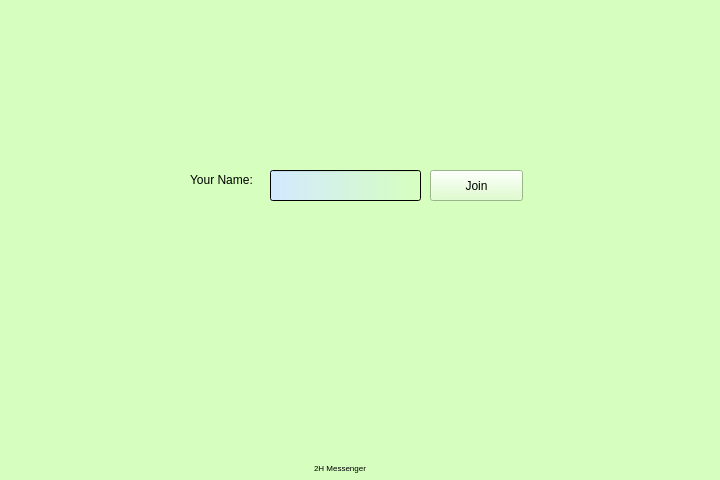
<?xml version="1.0" encoding="UTF-8"?>
<ui version="4.0">
 <class>FPBackground</class>
 <widget class="QMainWindow" name="FPBackground">
  <property name="enabled">
   <bool>true</bool>
  </property>
  <property name="geometry">
   <rect>
    <x>0</x>
    <y>0</y>
    <width>720</width>
    <height>480</height>
   </rect>
  </property>
  <property name="palette">
   <palette>
    <active>
     <colorrole role="WindowText">
      <brush brushstyle="SolidPattern">
       <color alpha="255">
        <red>0</red>
        <green>0</green>
        <blue>0</blue>
       </color>
      </brush>
     </colorrole>
     <colorrole role="Button">
      <brush brushstyle="SolidPattern">
       <color alpha="255">
        <red>214</red>
        <green>255</green>
        <blue>191</blue>
       </color>
      </brush>
     </colorrole>
     <colorrole role="Light">
      <brush brushstyle="SolidPattern">
       <color alpha="255">
        <red>255</red>
        <green>255</green>
        <blue>255</blue>
       </color>
      </brush>
     </colorrole>
     <colorrole role="Midlight">
      <brush brushstyle="SolidPattern">
       <color alpha="255">
        <red>234</red>
        <green>255</green>
        <blue>223</blue>
       </color>
      </brush>
     </colorrole>
     <colorrole role="Dark">
      <brush brushstyle="SolidPattern">
       <color alpha="255">
        <red>107</red>
        <green>127</green>
        <blue>95</blue>
       </color>
      </brush>
     </colorrole>
     <colorrole role="Mid">
      <brush brushstyle="SolidPattern">
       <color alpha="255">
        <red>143</red>
        <green>170</green>
        <blue>127</blue>
       </color>
      </brush>
     </colorrole>
     <colorrole role="Text">
      <brush brushstyle="SolidPattern">
       <color alpha="255">
        <red>0</red>
        <green>0</green>
        <blue>0</blue>
       </color>
      </brush>
     </colorrole>
     <colorrole role="BrightText">
      <brush brushstyle="SolidPattern">
       <color alpha="255">
        <red>255</red>
        <green>255</green>
        <blue>255</blue>
       </color>
      </brush>
     </colorrole>
     <colorrole role="ButtonText">
      <brush brushstyle="SolidPattern">
       <color alpha="255">
        <red>0</red>
        <green>0</green>
        <blue>0</blue>
       </color>
      </brush>
     </colorrole>
     <colorrole role="Base">
      <brush brushstyle="SolidPattern">
       <color alpha="255">
        <red>255</red>
        <green>255</green>
        <blue>255</blue>
       </color>
      </brush>
     </colorrole>
     <colorrole role="Window">
      <brush brushstyle="SolidPattern">
       <color alpha="255">
        <red>214</red>
        <green>255</green>
        <blue>191</blue>
       </color>
      </brush>
     </colorrole>
     <colorrole role="Shadow">
      <brush brushstyle="SolidPattern">
       <color alpha="255">
        <red>0</red>
        <green>0</green>
        <blue>0</blue>
       </color>
      </brush>
     </colorrole>
     <colorrole role="AlternateBase">
      <brush brushstyle="SolidPattern">
       <color alpha="255">
        <red>234</red>
        <green>255</green>
        <blue>223</blue>
       </color>
      </brush>
     </colorrole>
     <colorrole role="ToolTipBase">
      <brush brushstyle="SolidPattern">
       <color alpha="255">
        <red>255</red>
        <green>255</green>
        <blue>220</blue>
       </color>
      </brush>
     </colorrole>
     <colorrole role="ToolTipText">
      <brush brushstyle="SolidPattern">
       <color alpha="255">
        <red>0</red>
        <green>0</green>
        <blue>0</blue>
       </color>
      </brush>
     </colorrole>
    </active>
    <inactive>
     <colorrole role="WindowText">
      <brush brushstyle="SolidPattern">
       <color alpha="255">
        <red>0</red>
        <green>0</green>
        <blue>0</blue>
       </color>
      </brush>
     </colorrole>
     <colorrole role="Button">
      <brush brushstyle="SolidPattern">
       <color alpha="255">
        <red>214</red>
        <green>255</green>
        <blue>191</blue>
       </color>
      </brush>
     </colorrole>
     <colorrole role="Light">
      <brush brushstyle="SolidPattern">
       <color alpha="255">
        <red>255</red>
        <green>255</green>
        <blue>255</blue>
       </color>
      </brush>
     </colorrole>
     <colorrole role="Midlight">
      <brush brushstyle="SolidPattern">
       <color alpha="255">
        <red>234</red>
        <green>255</green>
        <blue>223</blue>
       </color>
      </brush>
     </colorrole>
     <colorrole role="Dark">
      <brush brushstyle="SolidPattern">
       <color alpha="255">
        <red>107</red>
        <green>127</green>
        <blue>95</blue>
       </color>
      </brush>
     </colorrole>
     <colorrole role="Mid">
      <brush brushstyle="SolidPattern">
       <color alpha="255">
        <red>143</red>
        <green>170</green>
        <blue>127</blue>
       </color>
      </brush>
     </colorrole>
     <colorrole role="Text">
      <brush brushstyle="SolidPattern">
       <color alpha="255">
        <red>0</red>
        <green>0</green>
        <blue>0</blue>
       </color>
      </brush>
     </colorrole>
     <colorrole role="BrightText">
      <brush brushstyle="SolidPattern">
       <color alpha="255">
        <red>255</red>
        <green>255</green>
        <blue>255</blue>
       </color>
      </brush>
     </colorrole>
     <colorrole role="ButtonText">
      <brush brushstyle="SolidPattern">
       <color alpha="255">
        <red>0</red>
        <green>0</green>
        <blue>0</blue>
       </color>
      </brush>
     </colorrole>
     <colorrole role="Base">
      <brush brushstyle="SolidPattern">
       <color alpha="255">
        <red>255</red>
        <green>255</green>
        <blue>255</blue>
       </color>
      </brush>
     </colorrole>
     <colorrole role="Window">
      <brush brushstyle="SolidPattern">
       <color alpha="255">
        <red>214</red>
        <green>255</green>
        <blue>191</blue>
       </color>
      </brush>
     </colorrole>
     <colorrole role="Shadow">
      <brush brushstyle="SolidPattern">
       <color alpha="255">
        <red>0</red>
        <green>0</green>
        <blue>0</blue>
       </color>
      </brush>
     </colorrole>
     <colorrole role="AlternateBase">
      <brush brushstyle="SolidPattern">
       <color alpha="255">
        <red>234</red>
        <green>255</green>
        <blue>223</blue>
       </color>
      </brush>
     </colorrole>
     <colorrole role="ToolTipBase">
      <brush brushstyle="SolidPattern">
       <color alpha="255">
        <red>255</red>
        <green>255</green>
        <blue>220</blue>
       </color>
      </brush>
     </colorrole>
     <colorrole role="ToolTipText">
      <brush brushstyle="SolidPattern">
       <color alpha="255">
        <red>0</red>
        <green>0</green>
        <blue>0</blue>
       </color>
      </brush>
     </colorrole>
    </inactive>
    <disabled>
     <colorrole role="WindowText">
      <brush brushstyle="SolidPattern">
       <color alpha="255">
        <red>107</red>
        <green>127</green>
        <blue>95</blue>
       </color>
      </brush>
     </colorrole>
     <colorrole role="Button">
      <brush brushstyle="SolidPattern">
       <color alpha="255">
        <red>214</red>
        <green>255</green>
        <blue>191</blue>
       </color>
      </brush>
     </colorrole>
     <colorrole role="Light">
      <brush brushstyle="SolidPattern">
       <color alpha="255">
        <red>255</red>
        <green>255</green>
        <blue>255</blue>
       </color>
      </brush>
     </colorrole>
     <colorrole role="Midlight">
      <brush brushstyle="SolidPattern">
       <color alpha="255">
        <red>234</red>
        <green>255</green>
        <blue>223</blue>
       </color>
      </brush>
     </colorrole>
     <colorrole role="Dark">
      <brush brushstyle="SolidPattern">
       <color alpha="255">
        <red>107</red>
        <green>127</green>
        <blue>95</blue>
       </color>
      </brush>
     </colorrole>
     <colorrole role="Mid">
      <brush brushstyle="SolidPattern">
       <color alpha="255">
        <red>143</red>
        <green>170</green>
        <blue>127</blue>
       </color>
      </brush>
     </colorrole>
     <colorrole role="Text">
      <brush brushstyle="SolidPattern">
       <color alpha="255">
        <red>107</red>
        <green>127</green>
        <blue>95</blue>
       </color>
      </brush>
     </colorrole>
     <colorrole role="BrightText">
      <brush brushstyle="SolidPattern">
       <color alpha="255">
        <red>255</red>
        <green>255</green>
        <blue>255</blue>
       </color>
      </brush>
     </colorrole>
     <colorrole role="ButtonText">
      <brush brushstyle="SolidPattern">
       <color alpha="255">
        <red>107</red>
        <green>127</green>
        <blue>95</blue>
       </color>
      </brush>
     </colorrole>
     <colorrole role="Base">
      <brush brushstyle="SolidPattern">
       <color alpha="255">
        <red>214</red>
        <green>255</green>
        <blue>191</blue>
       </color>
      </brush>
     </colorrole>
     <colorrole role="Window">
      <brush brushstyle="SolidPattern">
       <color alpha="255">
        <red>214</red>
        <green>255</green>
        <blue>191</blue>
       </color>
      </brush>
     </colorrole>
     <colorrole role="Shadow">
      <brush brushstyle="SolidPattern">
       <color alpha="255">
        <red>0</red>
        <green>0</green>
        <blue>0</blue>
       </color>
      </brush>
     </colorrole>
     <colorrole role="AlternateBase">
      <brush brushstyle="SolidPattern">
       <color alpha="255">
        <red>214</red>
        <green>255</green>
        <blue>191</blue>
       </color>
      </brush>
     </colorrole>
     <colorrole role="ToolTipBase">
      <brush brushstyle="SolidPattern">
       <color alpha="255">
        <red>255</red>
        <green>255</green>
        <blue>220</blue>
       </color>
      </brush>
     </colorrole>
     <colorrole role="ToolTipText">
      <brush brushstyle="SolidPattern">
       <color alpha="255">
        <red>0</red>
        <green>0</green>
        <blue>0</blue>
       </color>
      </brush>
     </colorrole>
    </disabled>
   </palette>
  </property>
  <property name="windowTitle">
   <string>2H Messenger</string>
  </property>
  <property name="windowIcon">
   <iconset resource="icon.qrc">
    <normaloff>:/iconprefix/icon.png</normaloff>:/iconprefix/icon.png</iconset>
  </property>
  <property name="styleSheet">
   <string notr="true">background-image: url(:/newPrefix/3333258249_4faf893281_o.jpg);</string>
  </property>
  <property name="animated">
   <bool>true</bool>
  </property>
  <widget class="QWidget" name="FPcentralwidget">
   <widget class="QLineEdit" name="FPBoxName">
    <property name="geometry">
     <rect>
      <x>270</x>
      <y>170</y>
      <width>151</width>
      <height>31</height>
     </rect>
    </property>
    <property name="styleSheet">
     <string notr="true">
background-color: qlineargradient(spread:pad, x1:0, y1:0, x2:1, y2:0, stop:0 rgba(211, 233, 255, 255), stop:1 rgba(242, 243, 255, 0));
background-image: url(:/img/PicsArt_11-17-11.40.40.jpg);</string>
    </property>
   </widget>
   <widget class="QPushButton" name="FPButtonJoin">
    <property name="geometry">
     <rect>
      <x>430</x>
      <y>170</y>
      <width>93</width>
      <height>31</height>
     </rect>
    </property>
    <property name="mouseTracking">
     <bool>false</bool>
    </property>
    <property name="tabletTracking">
     <bool>false</bool>
    </property>
    <property name="styleSheet">
     <string notr="true">background-color: qlineargradient(spread:pad, x1:0, y1:0, x2:1, y2:0, stop:0 rgba(105, 182, 255, 255), stop:1 rgba(162, 255, 110, 255));
background-color: rgb(214, 255, 191);</string>
    </property>
    <property name="text">
     <string>Join</string>
    </property>
    <property name="autoDefault">
     <bool>true</bool>
    </property>
    <property name="default">
     <bool>false</bool>
    </property>
    <property name="flat">
     <bool>false</bool>
    </property>
   </widget>
   <widget class="QLabel" name="FPTextYourName">
    <property name="geometry">
     <rect>
      <x>190</x>
      <y>170</y>
      <width>71</width>
      <height>20</height>
     </rect>
    </property>
    <property name="styleSheet">
     <string notr="true">background-color: qlineargradient(spread:pad, x1:0, y1:0, x2:1, y2:0, stop:0 rgba(172, 217, 255, 0), stop:1 rgba(172, 255, 175, 0));
background-image: url(:/img/3333258249_4faf893281_o.jpg);</string>
    </property>
    <property name="text">
     <string>Your Name:</string>
    </property>
   </widget>
   <widget class="QLabel" name="FPLabel">
    <property name="geometry">
     <rect>
      <x>314</x>
      <y>460</y>
      <width>71</width>
      <height>16</height>
     </rect>
    </property>
    <property name="font">
     <font>
      <pointsize>6</pointsize>
     </font>
    </property>
    <property name="styleSheet">
     <string notr="true">background-color: qlineargradient(spread:pad, x1:0, y1:0, x2:1, y2:0, stop:0 rgba(172, 217, 255, 0), stop:1 rgba(172, 255, 175, 0));
background-image: url(:/img/3333258249_4faf893281_o.jpg);</string>
    </property>
    <property name="text">
     <string>2H Messenger</string>
    </property>
   </widget>
  </widget>
 </widget>
 <resources>
  <include location="img.qrc"/>
  <include location="icon.qrc"/>
 </resources>
 <connections/>
</ui>
